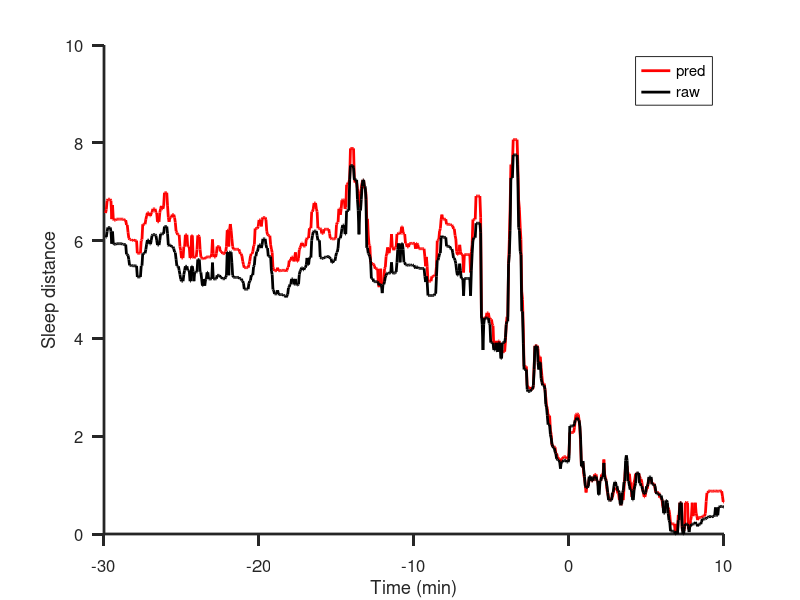

Write MATLAB code to recreate this figure. (Note: this script raises an error after producing the figure.)
%% Final plot codes for Figure 4

% Author: JL

%% Figure 4B

clear all
clc
load Figure4B.mat

figure
hold on
plot(tvec,nis_smooth,'LineWidth',2,'Color','r')
plot(tvec,raws,'LineWidth',2,'Color','k')
legend({'pred','raw'})
xlabel('Time (min)')
ylabel('Sleep distance')
box off
set(gca, 'FontSize', 12);
    set(gca, 'TickDir', 'out');
    set(gca, 'ticklength', 2*get(gca, 'ticklength'));
    set(gca, 'lineWidth', 2);


%% Figure 4C

clear all
clc
load Figure4C.mat

colorsall = distinguishable_colors(10);
colorsall = colorsall([2,1,4,5,6,9,8],:);

figure
violinplot(cos_avg,nights_used,'ViolinColor',colorsall)
box off
xlabel('No. of training nights')
ylabel('Cosine similarity')
set(gca, 'FontSize', 12);
set(gca, 'TickDir', 'out');
set(gca,'ticklength',2*get(gca,'ticklength'))
set(gca,'lineWidth',2)

%% Figure 4D (i-ii) Representative training night

% Figure 4D shows an representative one from the entire prediction result
% This part takes relatively long to run for computation of the bifurcation
% diagram;

clear all
clc
load Figure4D1.mat

[SCrtic, ~]  = plot_bifurcation_rev(dd, xx_smooth, tvec, 'Noname', params_optim, 1);

%% Figure 4D (iii), Representative testing night for prediction

% This plot only shows one out of 7 testing night of that participant
% For a more comprehensive view of all testing nights example, see the
% "Core Algorithms and Examples" folder.

% In the main figure, the hypnogram was removed, but retained here for a
% more direct visualisation of the golden standard

clear all
clc
load Figure4D2.mat

stageNames = {'Awake', 'N1', 'N2', 'N3'};
f = figure;
f.Position(3:4) = [500,600];

tonset = find(tvec==0);

ax1=subplot(3,1,3);
plot(tvec,hyp_expand,'LineWidth',2)
ylim([0,3])
box off
set(gca,'FontSize', 12)
set(gca,'TickDir','out')
set(gca,'ticklength',2*get(gca,'ticklength'))
set(gca,'lineWidth',2)
set(gca, 'YTick', 0:3, 'YTickLabel', stageNames);
line([0,0],ax1.YLim,'LineStyle','--','LineWidth',2,'Color','r');
hold on
crossingTimePoints = crossthisn.downwardCrossingTime;
crossingDetails = crossthisn;
if ~isempty(crossingTimePoints)
    for i = 1:length(crossingDetails)
        if crossingDetails(i).isRealCrossing

            tidx_cross = find(tvec>crossingDetails(i).downwardCrossingTime,1);
            h3 = plot(crossingDetails(i).downwardCrossingTime, hyp_expand(tidx_cross-1), 'ro', 'MarkerSize', 8, 'MarkerFaceColor', 'r'); % Plot real crossing points
            % else
            %     h3 = plot(crossingDetails(i).downwardCrossingTime, criticalSValue, 'bo', 'MarkerSize', 8, 'MarkerFaceColor', 'b'); % Plot other crossing points
        end
    end
end

xlabel('Time (min)')
ax2=subplot(3,1,1:2);
plot(tvec,xx_smoothed,'k')
hold on
yline(criticalSValue, 'g--', 'LineWidth', 1.5)
box off
set(gca,'FontSize', 12)
set(gca,'TickDir','out')
set(gca,'ticklength',2*get(gca,'ticklength'))
set(gca,'lineWidth',2)
ylabel('Sleep Distance')
% line([0,0],ax2.YLim,'LineStyle','--','LineWidth',2,'Color','r');

crossingTimePoints = crossthisn.downwardCrossingTime;
crossingDetails = crossthisn;
if ~isempty(crossingTimePoints)
    for i = 1:length(crossingDetails)
        if crossingDetails(i).isRealCrossing
            h3 = plot(crossingDetails(i).downwardCrossingTime, criticalSValue, 'ro', 'MarkerSize', 8, 'MarkerFaceColor', 'r'); % Plot real crossing points
            % else
            %     h3 = plot(crossingDetails(i).downwardCrossingTime, criticalSValue, 'bo', 'MarkerSize', 8, 'MarkerFaceColor', 'b'); % Plot other crossing points
        end
    end
end
line([0,0],ax2.YLim,'LineStyle','--','LineWidth',2,'Color','r');


tcrnow = mdltcrt(night_to_plot);
line([tcrnow,tcrnow],ax2.YLim,'LineStyle','--','LineWidth',2,'Color','b');

%% Figure 4E

clear all
clc
load Figure4E.mat

figure
binedges = [-20:0.5:0];
% histogram(predany_all(idxmask),binedges,'Normalization','probability')
% hold on
histogram(tcrtc_alltrains_vec(idxallinc),binedges,'Normalization','probability')
xlabel('Time (min)')
ylabel('Probability')
box off
set(gca,'FontSize', 12)
set(gca,'TickDir','out')
set(gca,'ticklength',2*get(gca,'ticklength'))
set(gca,'lineWidth',2)
tdmed = median(tcrtc_alltrains_vec(idxallinc),'omitnan');
line([tdmed,tdmed],ylim,'LineStyle','--','LineWidth',2,'Color','r');

tdiff = predany_all(idxallinc) - tcrtc_alltrains_vec(idxallinc);
figure
bed = [-15:0.5:15];
histogram(tdiff,bed,'Normalization','probability')
xlabel('Prediction Error (min)')
ylabel('Probability')
box off
set(gca,'FontSize', 12)
set(gca,'TickDir','out')
set(gca,'ticklength',2*get(gca,'ticklength'))
set(gca,'lineWidth',2)
tdmed = median(tdiff,'omitnan');
line([tdmed,tdmed],ylim,'LineStyle','--','LineWidth',2,'Color','r');









